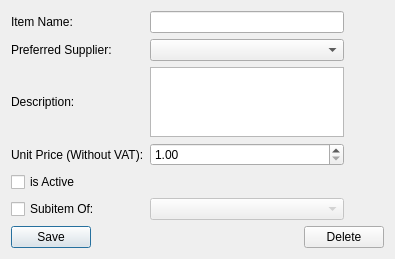
<?xml version="1.0" encoding="UTF-8"?>
<ui version="4.0">
 <class>InventoryEditor</class>
 <widget class="QDialog" name="InventoryEditor">
  <property name="geometry">
   <rect>
    <x>0</x>
    <y>0</y>
    <width>395</width>
    <height>229</height>
   </rect>
  </property>
  <property name="windowTitle">
   <string>Inventory Item Details</string>
  </property>
  <layout class="QVBoxLayout" name="verticalLayout">
   <item>
    <layout class="QGridLayout" name="gridLayout">
     <item row="0" column="0">
      <widget class="QLabel" name="label">
       <property name="text">
        <string>Item Name:</string>
       </property>
      </widget>
     </item>
     <item row="0" column="1">
      <widget class="QLineEdit" name="ItemName"/>
     </item>
     <item row="1" column="0">
      <widget class="QLabel" name="label_2">
       <property name="text">
        <string>Preferred Supplier:</string>
       </property>
      </widget>
     </item>
     <item row="1" column="1">
      <widget class="QComboBox" name="PreferredSupplier"/>
     </item>
     <item row="2" column="0">
      <widget class="QLabel" name="label_3">
       <property name="text">
        <string>Description:</string>
       </property>
      </widget>
     </item>
     <item row="2" column="1">
      <widget class="QTextEdit" name="Description">
       <property name="maximumSize">
        <size>
         <width>195</width>
         <height>16777215</height>
        </size>
       </property>
      </widget>
     </item>
     <item row="4" column="0">
      <widget class="QCheckBox" name="checkBox">
       <property name="text">
        <string>is Active</string>
       </property>
      </widget>
     </item>
     <item row="5" column="0">
      <widget class="QCheckBox" name="checkBox_2">
       <property name="text">
        <string>Subitem Of:</string>
       </property>
      </widget>
     </item>
     <item row="1" column="2">
      <spacer name="horizontalSpacer_2">
       <property name="orientation">
        <enum>Qt::Horizontal</enum>
       </property>
       <property name="sizeHint" stdset="0">
        <size>
         <width>40</width>
         <height>20</height>
        </size>
       </property>
      </spacer>
     </item>
     <item row="5" column="1">
      <widget class="QComboBox" name="cboParent">
       <property name="enabled">
        <bool>false</bool>
       </property>
      </widget>
     </item>
     <item row="3" column="0">
      <widget class="QLabel" name="label_4">
       <property name="text">
        <string>Unit Price (Without VAT):</string>
       </property>
      </widget>
     </item>
     <item row="3" column="1">
      <widget class="QDoubleSpinBox" name="spinPrice">
       <property name="minimum">
        <double>1.000000000000000</double>
       </property>
       <property name="maximum">
        <double>899999999.000000000000000</double>
       </property>
       <property name="value">
        <double>1.000000000000000</double>
       </property>
      </widget>
     </item>
    </layout>
   </item>
   <item>
    <spacer name="verticalSpacer">
     <property name="orientation">
      <enum>Qt::Vertical</enum>
     </property>
     <property name="sizeHint" stdset="0">
      <size>
       <width>20</width>
       <height>13</height>
      </size>
     </property>
    </spacer>
   </item>
   <item>
    <layout class="QHBoxLayout" name="horizontalLayout">
     <item>
      <widget class="QPushButton" name="cmdSave">
       <property name="text">
        <string>Save</string>
       </property>
      </widget>
     </item>
     <item>
      <spacer name="horizontalSpacer">
       <property name="orientation">
        <enum>Qt::Horizontal</enum>
       </property>
       <property name="sizeHint" stdset="0">
        <size>
         <width>40</width>
         <height>20</height>
        </size>
       </property>
      </spacer>
     </item>
     <item>
      <widget class="QPushButton" name="cmdDelete">
       <property name="text">
        <string>Delete</string>
       </property>
      </widget>
     </item>
    </layout>
   </item>
  </layout>
 </widget>
 <resources/>
 <connections>
  <connection>
   <sender>checkBox_2</sender>
   <signal>toggled(bool)</signal>
   <receiver>cboParent</receiver>
   <slot>setEnabled(bool)</slot>
   <hints>
    <hint type="sourcelabel">
     <x>64</x>
     <y>169</y>
    </hint>
    <hint type="destinationlabel">
     <x>138</x>
     <y>169</y>
    </hint>
   </hints>
  </connection>
 </connections>
</ui>
